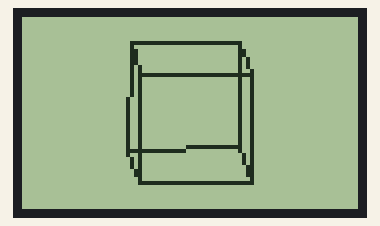
A program run on a simulated Raspberry Pi Pico running MicroPython. Shown: 84×48 one-colour display. Library files of the repository ran but are not shown: pcd8544_fb.py; what the program prints to the serial console is not drawn.

Above: at 0.45 s.
At 2.88 s:
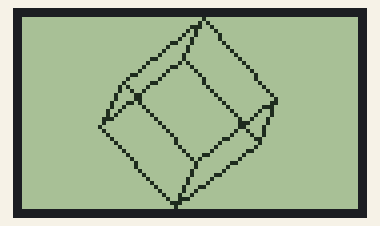
At 5.62 s:
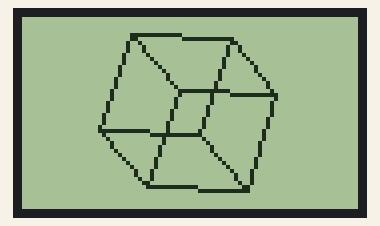
At 11.09 s:
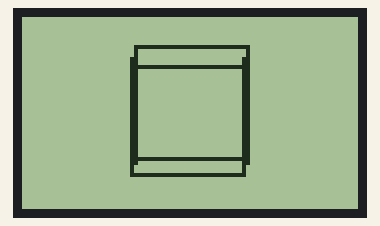
At 16.26 s:
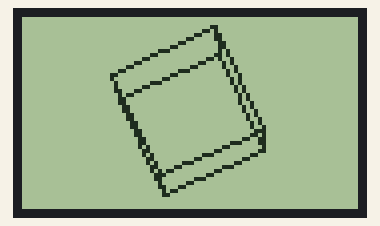
At 21.73 s:
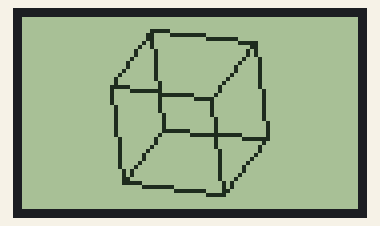

The program:

main.py
```python
import framebuf
import pcd8544_fb
from machine import Pin, SPI
import utime
import math

# rst 8, ce 5, dc/do 4, din 7, clk 6 bl/dl 28

spi = SPI(0)
spi.init(baudrate=2000000, polarity=0, phase=0)
print(spi)
cs = Pin(5)
dc = Pin(4)
rst = Pin(8)

# if your pcd8544 has BL pin, uncomment this line.
lcd = pcd8544_fb.PCD8544_FB(spi, cs, dc, rst)
bl = Pin(28, Pin.OUT, value=1)

pi = math.pi

size = 700
width = 84
height = 48

d = 3
px = [-d,  d,  d, -d, -d,  d,  d, -d]
py = [-d, -d,  d,  d, -d, -d,  d,  d]
pz = [-d, -d, -d, -d,  d,  d,  d,  d]

p2x = [0, 0, 0, 0, 0, 0, 0, 0]
p2y = [0, 0, 0, 0, 0, 0, 0, 0]
r = [0, 0, 0]


def drawCube():
    r[0] = r[0] + pi / 180.0
    r[1] = r[1] + pi / 180.0
    r[2] = r[2] + pi / 180.0
    if (r[0] >= 360.0 * pi / 180.0):
        r[0] = 0
    if (r[1] >= 360.0 * pi / 180.0):
        r[1] = 0
    if (r[2] >= 360.0 * pi / 180.0):
        r[2] = 0

    for i in range(8):
        px2 = px[i]
        py2 = math.cos(r[0]) * py[i] - math.sin(r[0]) * pz[i]
        pz2 = math.sin(r[0]) * py[i] + math.cos(r[0]) * pz[i]

        px3 = math.cos(r[1]) * px2 + math.sin(r[1]) * pz2
        py3 = py2
        pz3 = -math.sin(r[1]) * px2 + math.cos(r[1]) * pz2

        ax = math.cos(r[2]) * px3 - math.sin(r[2]) * py3
        ay = math.sin(r[2]) * px3 + math.cos(r[2]) * py3
        az = pz3 - 150

        p2x[i] = width / 2 + ax * size / az
        p2y[i] = height / 2 + ay * size / az

    lcd.fill(0)

    for i in range(3):
        lcd.line(int(p2x[i]),   int(p2y[i]),   int(p2x[i+1]), int(p2y[i+1]), 1)
        lcd.line(int(p2x[i+4]), int(p2y[i+4]), int(p2x[i+5]), int(p2y[i+5]), 1)
        lcd.line(int(p2x[i]),   int(p2y[i]),   int(p2x[i+4]), int(p2y[i+4]), 1)

    lcd.line(int(p2x[3]), int(p2y[3]), int(p2x[0]), int(p2y[0]), 1)
    lcd.line(int(p2x[7]), int(p2y[7]), int(p2x[4]), int(p2y[4]), 1)
    lcd.line(int(p2x[3]), int(p2y[3]), int(p2x[7]), int(p2y[7]), 1)
    lcd.show()


while(True):
    drawCube()
```
